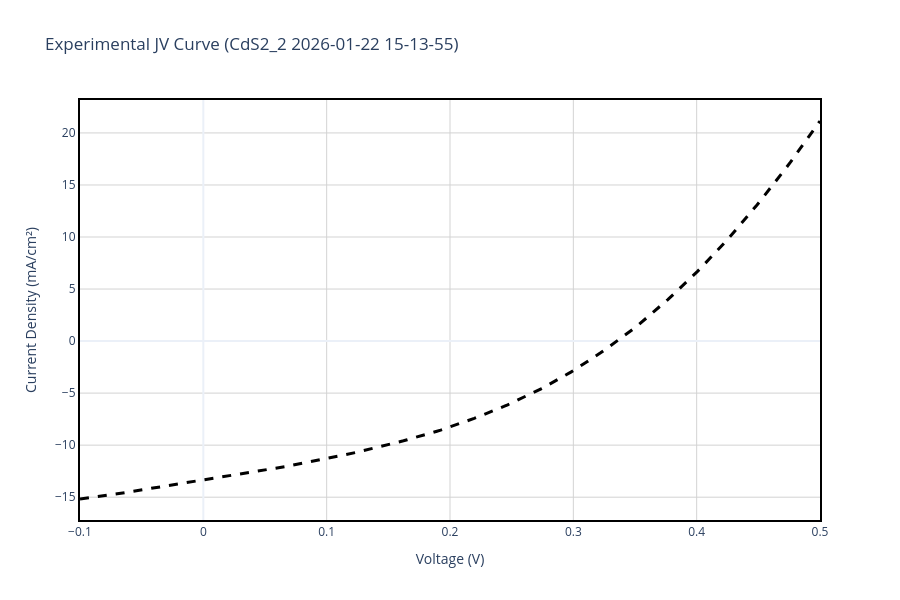

The cell this chart's notebook holds for it:
### Markdown cell above
## Section 2: Experimental Data Reading and Visualization

### Background: The J-V Curve
The current density-voltage (J-V) curve is a fundamental characterization of photovoltaic devices. It shows how the current output of a solar cell varies with applied voltage under steady illumination. Key parameters extracted from the J-V curve include:

- **$V_{oc}$ (Open Circuit Voltage)**: Maximum voltage output when no current flows  
- **$J_{sc}$ (Short Circuit Current Density)**: Maximum current when voltage is zero  
- **$FF$ (Fill Factor)**: Ratio of maximum power to the product of $V_{oc}$ and $J_{sc}$  
- **$\eta$ (Power Conversion Efficiency)**: Percentage of incident solar power converted to electrical power

In this section, we read experimental I-V data from the solar simulator measurements and prepare it for comparison with simulations.

### Code cell
# -------------------------------------------------------------
# PLOT 1: READ EXPERIMENTAL DATA & CONVERT TO JV CURVE
# -------------------------------------------------------------

# File paths (Adjust these to match your actual file names in the folder)
exp_file = "C:/Users/jp_ol/OneDrive/Ambiente de Trabalho/TESE/Data_Analysis/data/CdS2/CdS2_IV Graph.xlsx"
results_file = "C:/Users/jp_ol/OneDrive/Ambiente de Trabalho/TESE/Data_Analysis/data/CdS2/CdS2_Results Table.xlsx"

# The specific measurement you want to plot
col_name = "CdS2_2 2026-01-22 15-13-55"

# 1. READ RESULTS TABLE TO CALCULATE EXACT ACTIVE AREA
try:
    results_df = pd.read_excel(results_file, engine='openpyxl')
    
    print(f"📊 Available measurements in Results Table:")
    for i, meas in enumerate(results_df['Measurement'].values):
        print(f"   {i}: {meas}")
    
    # Locate the specific measurement in the Results Table
    target_row = results_df[results_df['Measurement'] == col_name]
    
    if not target_row.empty:
        isc_a = target_row['Isc A'].values[0]
        jsc_ma = target_row['Jsc mA/cm2'].values[0]
        
        # Calculate Active Area: (Isc / Jsc) * 1000
        calculated_area = (isc_a / jsc_ma) * 1000
        print(f"\n✅ Target measurement '{col_name}' found in Results Table.")
        print(f"📐 Dynamically calculated Active Area: {calculated_area:.4f} cm²")
    else:
        print(f"\n⚠️ Measurement '{col_name}' NOT FOUND in Results Table!")
        print(f"   Please update 'col_name' variable to match one of the measurements above.")
        print(f"   Using fallback area: {ACTIVE_AREA_CM2} cm²")
        calculated_area = ACTIVE_AREA_CM2
except Exception as e:
    print(f"❌ Error reading Results Table: {type(e).__name__}: {e}")
    print(f"   Using fallback area: {ACTIVE_AREA_CM2} cm²")
    calculated_area = ACTIVE_AREA_CM2

# 2. READ IV GRAPH & CONVERT TO JV CURVE
exp_df_raw = pd.read_excel(exp_file, header=None)
col_idx = None
for i in range(len(exp_df_raw.columns)):
    if col_name in str(exp_df_raw.iloc[0, i]):
        col_idx = i
        break

if col_idx is None:
    raise ValueError(f"Column '{col_name}' not found in {exp_file}")

# Skip the 1st row (which contains the string headers 'Vmeas' and 'Imeas')
# Row 0: measurement label, Row 1: column type labels, Row 2+: data
v_exp_raw = pd.to_numeric(exp_df_raw.iloc[2:, col_idx], errors='coerce')
i_exp_raw = pd.to_numeric(exp_df_raw.iloc[2:, col_idx + 1], errors='coerce')

# Remove NaN values
valid_mask = pd.notna(v_exp_raw) & pd.notna(i_exp_raw)
v_exp = v_exp_raw[valid_mask].values
i_exp = i_exp_raw[valid_mask].values

# Convert Current (A) to Current Density (mA/cm2) using the dynamically calculated area
j_exp = (i_exp * 1000) / calculated_area

# Invert current if necessary (to match SCAPS typical output or 1st quadrant representation)
if INVERT_EXP_CURRENT:
    j_exp = -j_exp

# Create a clean DataFrame
exp_data = pd.DataFrame({'v(V)': v_exp, 'jtot(mA/cm2)': j_exp}).dropna()

# Apply correction factor to experimental current density from EQE
exp_data['jtot(mA/cm2)'] = exp_data['jtot(mA/cm2)'] * 0.847287

# 3. PLOT EXPERIMENTAL JV CURVE
fig1 = go.Figure()
fig1.add_trace(go.Scatter(
    x=exp_data['v(V)'], 
    y=exp_data['jtot(mA/cm2)'], 
    mode='lines', name='Experimental (Converted to J)', 
    line=dict(color='black', dash='dash', width=3)
))
fig1.update_xaxes(showline=True, linewidth=2, linecolor='black', mirror=True)
fig1.update_yaxes(showline=True, linewidth=2, linecolor='black', mirror=True)
fig1.update_layout(
    title=f"Experimental JV Curve ({col_name})",
    xaxis_title='Voltage (V)',
    yaxis_title='Current Density (mA/cm²)',
    template='plotly_white', width=900, height=600,
    plot_bgcolor='white',
    xaxis=dict(showgrid=True, gridwidth=1, gridcolor='lightgray'),
    yaxis=dict(showgrid=True, gridwidth=1, gridcolor='lightgray')
)
fig1.show()
fig1.write_image(os.path.join(plots_dir, 'Experimental_JV.png'), width=900, height=600)
print(f"✅ Saved Plot 1 to {plots_dir}/Experimental_JV.png")

### Figure 1 — Plotly figure (JSON) as saved in the notebook; plotly's stock layout.template omitted (floating-point values rounded to 4 significant figures; data arrays with more than 128 entries replaced by an {"elided": "..."} marker saying what was removed)
{"data": [{"line": {"color": "black", "dash": "dash", "width": 3}, "mode": "lines", "name": "Experimental (Converted to J)", "type": "scatter", "x": {"elided": "200 float values"}, "y": {"elided": "200 float values"}}], "layout": {"height": 600, "plot_bgcolor": "white", "title": {"text": "Experimental JV Curve (CdS2_2 2026-01-22 15-13-55)"}, "width": 900, "xaxis": {"gridcolor": "lightgray", "gridwidth": 1, "linecolor": "black", "linewidth": 2, "mirror": true, "showgrid": true, "showline": true, "title": {"text": "Voltage (V)"}}, "yaxis": {"gridcolor": "lightgray", "gridwidth": 1, "linecolor": "black", "linewidth": 2, "mirror": true, "showgrid": true, "showline": true, "title": {"text": "Current Density (mA/cm²)"}}}}
